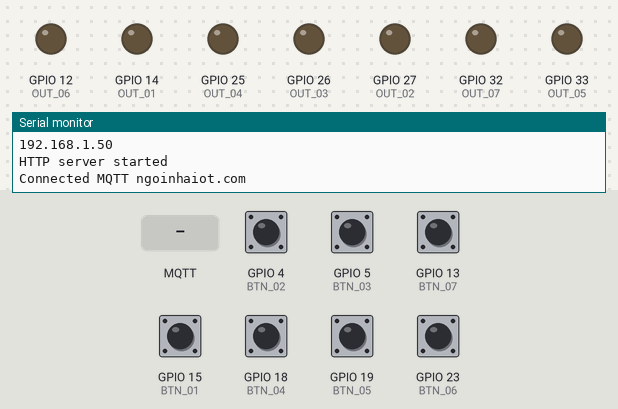
The sketch below on a simulated ESP32. Shown: output pins drawn as LEDs (lit = HIGH), the last lines printed to the serial monitor. The test bench sets the inputs (shaded band); at power-on: GPIO 4 (BTN_02), GPIO 5 (BTN_03), GPIO 13 (BTN_07), GPIO 15 (BTN_01), GPIO 18 (BTN_04), GPIO 19 (BTN_05), GPIO 23 (BTN_06) LOW. WiFi joins after 1.5 s; servers stay silent unless stated; random numbers use the default seed unless the sketch sets one; no MQTT or app messages arrive unless stated.

Above: at 2.7 s.
2.8 s: MQTT message "11" arrives on the first subscribed topic
At 3.6 s:
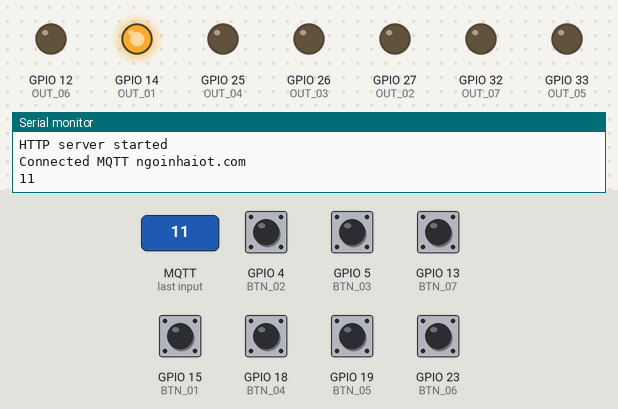
4.3 s: GPIO 4 (BTN_02) pulled HIGH for 0.15 s
At 5.0 s:
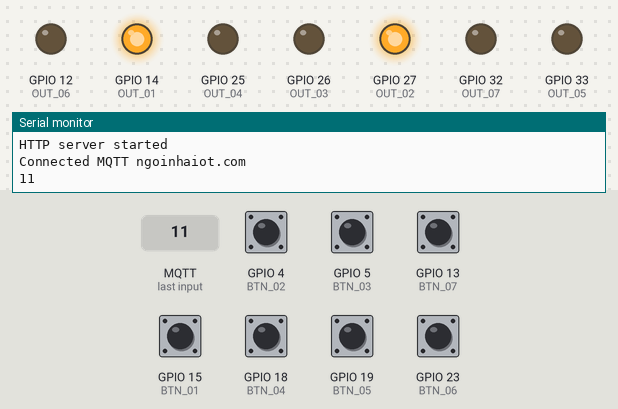
5.9 s: GPIO 5 (BTN_03) pulled HIGH for 0.15 s
At 7.1 s:
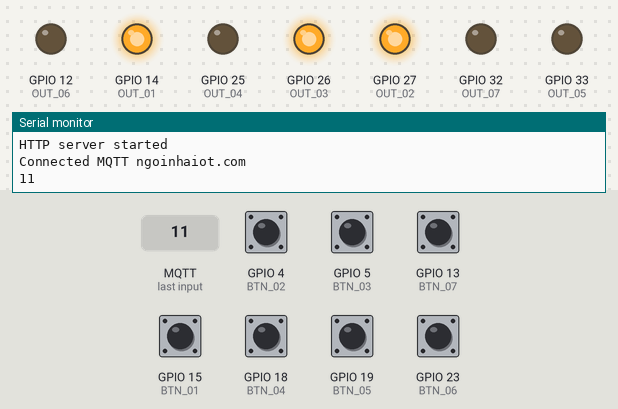
7.5 s: GPIO 13 (BTN_07) pulled HIGH for 0.15 s
At 8.7 s:
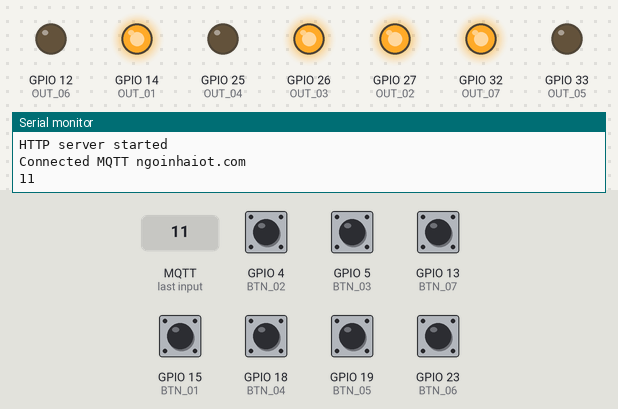
9.1 s: GPIO 15 (BTN_01) pulled HIGH for 0.15 s
At 9.9 s:
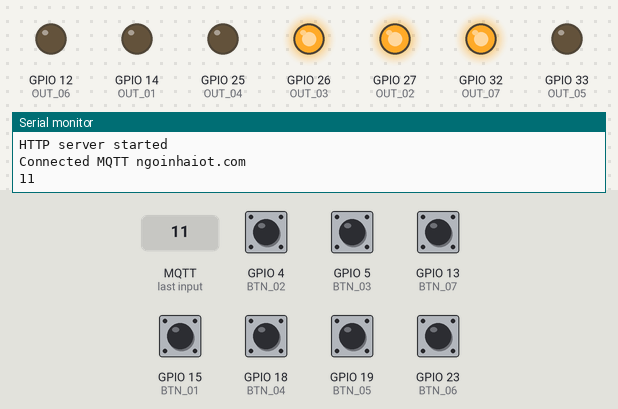
10.7 s: GPIO 18 (BTN_04) pulled HIGH for 0.15 s
At 11.0 s:
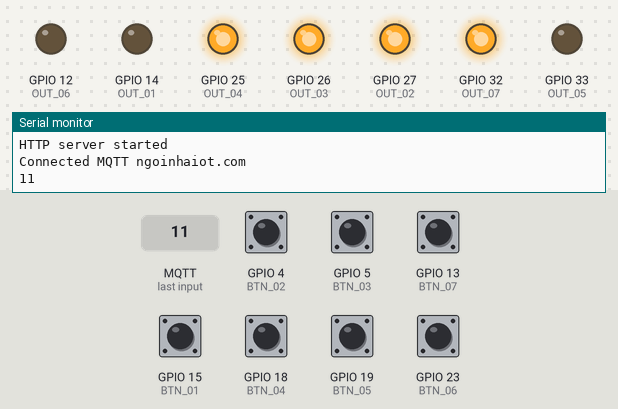
Timing chart, 0 to 13.3 s (numbered marks = the images above; inputs shaded):
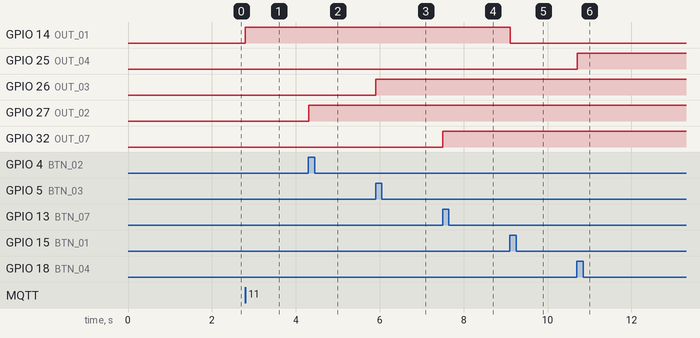

The sketch:

synButtonMqtt.ino
```cpp
#include <Arduino.h>
#include <PubSubClient.h>
#include <WiFi.h>
//#include <Button.h>

//ota update
#include <AsyncTCP.h>
#include <ESPAsyncWebServer.h>
#include <AsyncElegantOTA.h>
#include <ArduinoJson.h>

//define pin to use
//input

#define BTN_01 15
#define BTN_02 4
#define BTN_03 5
#define BTN_04 18
#define BTN_05 19
#define BTN_06 23
#define BTN_07 13

//output

#define OUT_01 14
#define OUT_02 27
#define OUT_03 26
#define OUT_04 25
#define OUT_05 33
#define OUT_06 12
#define OUT_07 32

//define wifi
#define ssid "maixuankien"//"WIFi bỊ nhiễm virut"
#define password "123456789"//"minhdien04"

//define mqtt
#define mqtt_server "broker.hivemq.com"
#define mqtt_user ""
#define mqtt_pwd ""
const uint16_t mqtt_port = 1883;

String mqtt_topic_pub = "maixuankien2018605403/iotBtnInfo";
String mqtt_topic_sub = "maixuankien2018605403/iotRelayControl";

//user variable
long lastMsg = 0;
char msg[50];
int value = 0;

int dataInt = 0;

String Data = "";
String ChuoiSendWebJson = "";
float nhietdo = 0;

unsigned long last = 0, bien = 0;

char inforInverterBuff[256];

//define
int button1PressCount = 0;
int button2PressCount = 0;
int button3PressCount = 0;
int button4PressCount = 0;
int button5PressCount = 0;
int button6PressCount = 0;
int button7PressCount = 0;


WiFiClient espClient;
PubSubClient client(espClient);
AsyncWebServer server(80);

//array of pin
const int inputPinArr[7] = {BTN_01, BTN_02, BTN_03, BTN_04, BTN_05, BTN_06, BTN_07};

const int outputPinArr[7] = {OUT_01, OUT_02, OUT_03, OUT_04, OUT_05, OUT_06, OUT_07};


//function define
void pinInit(int pinNumberInput, int pinNumberOnput);
void buttonInit();
void callback(char* topic, byte* payload, unsigned int length);
void setupWifi();
void reconnect();
void updateOTAInit();

//task init
void taskInit();

//button 1 task
void handleButton1Task();
void handleButton1(void *parameter);

//button 2 task
void handleButton2Task();
void handleButton2(void *parameter);

//button 3 task
void handleButton3Task();
void handleButton3(void *parameter);

//button 4 task
void handleButton4Task();
void handleButton4(void *parameter);

//button 5 task
void handleButton5Task();
void handleButton5(void *parameter);

//button 6 task
void handleButton6Task();
void handleButton6(void *parameter);

//button 7 task
void handleButton7Task();
void handleButton7(void *parameter);

//mqtt handle
void handleMQTTTask();
void handleMQTT(void *parameter);

void dataToBuffer();
void setup() {
  Serial.begin(115200);
  client.setServer(mqtt_server, mqtt_port);
  client.setCallback(callback);
  pinInit(7, 7);
  taskInit();
  setupWifi();
  updateOTAInit();
}

void loop() {
  if (!client.connected()) {
    reconnect();
  }
  client.loop();
}

void pinInit(int pinNumberInput, int pinNumberOnput)
{
  for (int i = 0; i < pinNumberInput; i ++)
  {
    pinMode(inputPinArr[i], INPUT);
  }
  for (int i = 0; i < pinNumberOnput; i ++)
  {
    pinMode(outputPinArr[i], OUTPUT);
  }
}

void buttonInit()
{

}
void taskInit()
{
  handleButton1Task();
  handleButton2Task();
  handleButton3Task();
  handleButton4Task();
  handleButton5Task();
  handleButton6Task();
  handleButton7Task();
  handleMQTTTask();
}
void handleButton1Task()
{
  xTaskCreatePinnedToCore(  // Use xTaskCreate() in vanilla FreeRTOS
    handleButton1,  // Function to be called
    "handleButton1",   // Name of task
    2048,         // Stack size (bytes in ESP32, words in FreeRTOS)
    NULL,         // Parameter to pass to function
    1,            // Task priority (0 to configMAX_PRIORITIES - 1)
    NULL,         // Task handle
    1);
}

void handleButton2Task()
{
  xTaskCreatePinnedToCore(  // Use xTaskCreate() in vanilla FreeRTOS
    handleButton2,  // Function to be called
    "handleButton2",   // Name of task
    2048,         // Stack size (bytes in ESP32, words in FreeRTOS)
    NULL,         // Parameter to pass to function
    1,            // Task priority (0 to configMAX_PRIORITIES - 1)
    NULL,         // Task handle
    1);
}

void handleButton3Task()
{
  xTaskCreatePinnedToCore(  // Use xTaskCreate() in vanilla FreeRTOS
    handleButton3,  // Function to be called
    "handleButton3",   // Name of task
    2048,         // Stack size (bytes in ESP32, words in FreeRTOS)
    NULL,         // Parameter to pass to function
    1,            // Task priority (0 to configMAX_PRIORITIES - 1)
    NULL,         // Task handle
    1);
}

void handleButton4Task()
{
  xTaskCreatePinnedToCore(  // Use xTaskCreate() in vanilla FreeRTOS
    handleButton4,  // Function to be called
    "handleButton4",   // Name of task
    2048,         // Stack size (bytes in ESP32, words in FreeRTOS)
    NULL,         // Parameter to pass to function
    1,            // Task priority (0 to configMAX_PRIORITIES - 1)
    NULL,         // Task handle
    1);
}

void handleButton5Task()
{
  xTaskCreatePinnedToCore(  // Use xTaskCreate() in vanilla FreeRTOS
    handleButton5,  // Function to be called
    "handleButton5",   // Name of task
    2048,         // Stack size (bytes in ESP32, words in FreeRTOS)
    NULL,         // Parameter to pass to function
    1,            // Task priority (0 to configMAX_PRIORITIES - 1)
    NULL,         // Task handle
    1);
}


void handleButton6Task()
{
  xTaskCreatePinnedToCore(  // Use xTaskCreate() in vanilla FreeRTOS
    handleButton6,  // Function to be called
    "handleButton6",   // Name of task
    2048,         // Stack size (bytes in ESP32, words in FreeRTOS)
    NULL,         // Parameter to pass to function
    1,            // Task priority (0 to configMAX_PRIORITIES - 1)
    NULL,         // Task handle
    1);
}

void handleButton7Task()
{
  xTaskCreatePinnedToCore(  // Use xTaskCreate() in vanilla FreeRTOS
    handleButton7,  // Function to be called
    "handleButton7",   // Name of task
    2048,         // Stack size (bytes in ESP32, words in FreeRTOS)
    NULL,         // Parameter to pass to function
    1,            // Task priority (0 to configMAX_PRIORITIES - 1)
    NULL,         // Task handle
    1);
}


void handleMQTTTask()
{
  xTaskCreatePinnedToCore(  // Use xTaskCreate() in vanilla FreeRTOS
    handleMQTT,  // Function to be called
    "handleMQTT",   // Name of task
    2048,         // Stack size (bytes in ESP32, words in FreeRTOS)
    NULL,         // Parameter to pass to function
    1,            // Task priority (0 to configMAX_PRIORITIES - 1)
    NULL,         // Task handle
    1);
}

void handleButton1(void *parameter) {
  while (1) {
    while (digitalRead(BTN_01) == HIGH);
    while (digitalRead(BTN_01) == LOW);
    button1PressCount ++;
    if (button1PressCount == 2)
    {
      button1PressCount = 0;
    }
    if (button1PressCount == 1)
    {
      digitalWrite(OUT_01, HIGH);
//      dataToBuffer();
    }
    else if (button1PressCount == 0)
    {
      digitalWrite(OUT_01, LOW);
//      dataToBuffer();
    }
  }
}

//handle button 2

void handleButton2(void *parameter) {
  while (1) {
    while (digitalRead(BTN_02) == HIGH);
    while (digitalRead(BTN_02) == LOW);
    button2PressCount ++;
    if (button2PressCount == 2)
    {
      button2PressCount = 0;
    }
    if (button2PressCount == 1)
    {
      digitalWrite(OUT_02, HIGH);
//      dataToBuffer();
    }
    else if (button2PressCount == 0)
    {
      digitalWrite(OUT_02, LOW);
//      dataToBuffer();
    }
  }
}


//handle button 3

void handleButton3(void *parameter) {
  while (1) {
    while (digitalRead(BTN_03) == HIGH);
    while (digitalRead(BTN_03) == LOW);
    button3PressCount ++;
    if (button3PressCount == 2)
    {
      button3PressCount = 0;
    }
    if (button3PressCount == 1)
    {
      digitalWrite(OUT_03, HIGH);
//      dataToBuffer();
    }
    else if (button3PressCount == 0)
    {
      digitalWrite(OUT_03, LOW);
//      dataToBuffer();
    }
  }
}

void handleButton4(void *parameter) {
  while (1) {
    while (digitalRead(BTN_04) == HIGH);
    while (digitalRead(BTN_04) == LOW);
    button4PressCount ++;
    if (button4PressCount == 2)
    {
      button4PressCount = 0;
    }
    if (button4PressCount == 1)
    {
      digitalWrite(OUT_04, HIGH);
//      dataToBuffer();
    }
    else if (button4PressCount == 0)
    {
      digitalWrite(OUT_04, LOW);
//      dataToBuffer();
    }
  }
}


void handleButton5(void *parameter) {
  while (1) {
    while (digitalRead(BTN_05) == HIGH);
    while (digitalRead(BTN_05) == LOW);
    button5PressCount ++;
    if (button5PressCount == 2)
    {
      button5PressCount = 0;
    }
    if (button5PressCount == 1)
    {
      digitalWrite(OUT_05, HIGH);
//      dataToBuffer();
    }
    else if (button5PressCount == 0)
    {
      digitalWrite(OUT_05, LOW);
//      dataToBuffer();
    }
  }
}

void handleButton6(void *parameter) {
  while (1) {
    while (digitalRead(BTN_06) == HIGH);
    while (digitalRead(BTN_06) == LOW);
    button6PressCount ++;
    if (button6PressCount == 2)
    {
      button6PressCount = 0;
    }
    if (button6PressCount == 1)
    {
      digitalWrite(OUT_06, HIGH);
//      dataToBuffer();
    }
    else if (button6PressCount == 0)
    {
      digitalWrite(OUT_06, LOW);
//      dataToBuffer();
    }
  }
}

void handleButton7(void *parameter) {
  while (1) {
    while (digitalRead(BTN_07) == HIGH);
    while (digitalRead(BTN_07) == LOW);
    button7PressCount ++;
    if (button7PressCount == 2)
    {
      button7PressCount = 0;
    }
    if (button7PressCount == 1)
    {
      digitalWrite(OUT_07, HIGH);
//      client.publish(mqtt_topic_pub.c_str(), "71");
    }
    else if (button7PressCount == 0)
    {
      digitalWrite(OUT_07, LOW);
//      client.publish(mqtt_topic_pub.c_str(), "70");
    }
  }
}


void handleMQTT(void *parameter) {
  while (1)
  {
    dataToBuffer();
    vTaskDelay(2000/portTICK_PERIOD_MS);
  }

}


//mqtt function

void reconnect()
{

  while (!client.connected())
  {
    String clientId = String(random(0xffff), HEX);
    if (client.connect(clientId.c_str(), mqtt_user, mqtt_pwd))
    {
      Serial.println("Connected MQTT ngoinhaiot.com");
      client.subscribe(mqtt_topic_sub.c_str());
      digitalWrite(16, HIGH);
    }
    else
    {
      Serial.println("Không thể kết nối MQTT ngoinhaiot.com");
      digitalWrite(16, LOW);
      delay(5000);
    }
  }
}

//call back mqtt
void callback(char* topic, byte* payload, unsigned int length)
{

  Data = "";
  for (int i = 0; i < length; i++)
  {
    Data += (char)payload[i]; // abcde
  }
  dataInt = Data.toInt();
  Serial.println(dataInt);
  ///button 1
  if (dataInt == 11)
  {
    button1PressCount = 1;
    digitalWrite(OUT_01, HIGH);
//    client.publish(mqtt_topic_pub.c_str(), "11");
  }
  else if (dataInt == 10)
  {
    button1PressCount = 0;
    digitalWrite(OUT_01, LOW);
//    client.publish(mqtt_topic_pub.c_str(), "10");
  }
  ///button 2
  else if (dataInt == 21)
  {
    button2PressCount = 1;
    digitalWrite(OUT_02, HIGH);
//    client.publish(mqtt_topic_pub.c_str(), "21");
  }
  else if (dataInt == 20)
  {
    button2PressCount = 0;
    digitalWrite(OUT_02, LOW);
//    client.publish(mqtt_topic_pub.c_str(), "20");
  }
  ///button 3
  else if (dataInt == 31)
  {
    button3PressCount = 1;
    digitalWrite(OUT_03, HIGH);
//    client.publish(mqtt_topic_pub.c_str(), "31");
  }
  else if (dataInt == 30)
  {
    button3PressCount = 0;
    digitalWrite(OUT_03, LOW);
//    client.publish(mqtt_topic_pub.c_str(), "30");
  }

  ///button 4
  else if (dataInt == 41)
  {
    button4PressCount = 1;
    digitalWrite(OUT_04, HIGH);
//    client.publish(mqtt_topic_pub.c_str(), "41");
  }
  else if (dataInt == 40)
  {
    button4PressCount = 0;
    digitalWrite(OUT_04, LOW);
//    client.publish(mqtt_topic_pub.c_str(), "40");
  }
  ///button 5
  else if (dataInt == 51)
  {
    button5PressCount = 1;
    digitalWrite(OUT_05, HIGH);
//    client.publish(mqtt_topic_pub.c_str(), "51");
  }
  else if (dataInt == 50)
  {
    button5PressCount = 0;
    digitalWrite(OUT_05, LOW);
//    client.publish(mqtt_topic_pub.c_str(), "50");
  }

  ///button 6
  else if (dataInt == 61)
  {
    button6PressCount = 1;
    digitalWrite(OUT_06, HIGH);
//    client.publish(mqtt_topic_pub.c_str(), "61");
  }
  else if (dataInt == 60)
  {
    button6PressCount = 0;
    digitalWrite(OUT_06, LOW);
//    client.publish(mqtt_topic_pub.c_str(), "60");
  }
  ///button 7
  else if (dataInt == 71)
  {
    button7PressCount = 1;
    digitalWrite(OUT_07, HIGH);
//    client.publish(mqtt_topic_pub.c_str(), "71");
  }
  else if (dataInt == 70)
  {
    button7PressCount = 0;
    digitalWrite(OUT_07, LOW);
//    client.publish(mqtt_topic_pub.c_str(), "70");
  }
}

//set up wifi
void setupWifi() {
  delay(10);
  Serial.println();
  Serial.print("Connecting to ");
  Serial.println(ssid);
  WiFi.begin(ssid, password);
  while (WiFi.status() != WL_CONNECTED) {
    delay(500);
    Serial.print(".");
  }
  Serial.println("");
  Serial.println("WiFi connected");
  Serial.println("IP address: ");
  Serial.println(WiFi.localIP());
}

void updateOTAInit()
{
  server.on("/", HTTP_GET, [](AsyncWebServerRequest *request) {
    request->send(200, "text/plain", "Hi! I am ESP32.");
  });

  AsyncElegantOTA.begin(&server);    // Start ElegantOTA
  server.begin();
  Serial.println("HTTP server started");
}

void dataToBuffer()
{
  DynamicJsonDocument doc(1024);
  doc["den1"]   =  button1PressCount;
  doc["den2"] =  button2PressCount;
  doc["den3"]   = button3PressCount;
  doc["den4"] = button4PressCount;
  doc["den5"]   = button5PressCount;
  doc["den6"] = button6PressCount;
  doc["den7"] = button7PressCount;
  serializeJson(doc, inforInverterBuff);
  client.publish(mqtt_topic_pub.c_str(), inforInverterBuff);
}
```

Measured:
- after the input at 2.8 s, GPIO 14 (OUT_01): LOW → HIGH at once
- after the input at 4.3 s, GPIO 27 (OUT_02): LOW → HIGH at once
- after the input at 5.9 s, GPIO 26 (OUT_03): LOW → HIGH at once
- after the input at 7.5 s, GPIO 32 (OUT_07): LOW → HIGH at once
- after the input at 9.1 s, GPIO 14 (OUT_01): HIGH → LOW at once
- after the input at 10.7 s, GPIO 25 (OUT_04): LOW → HIGH at once
